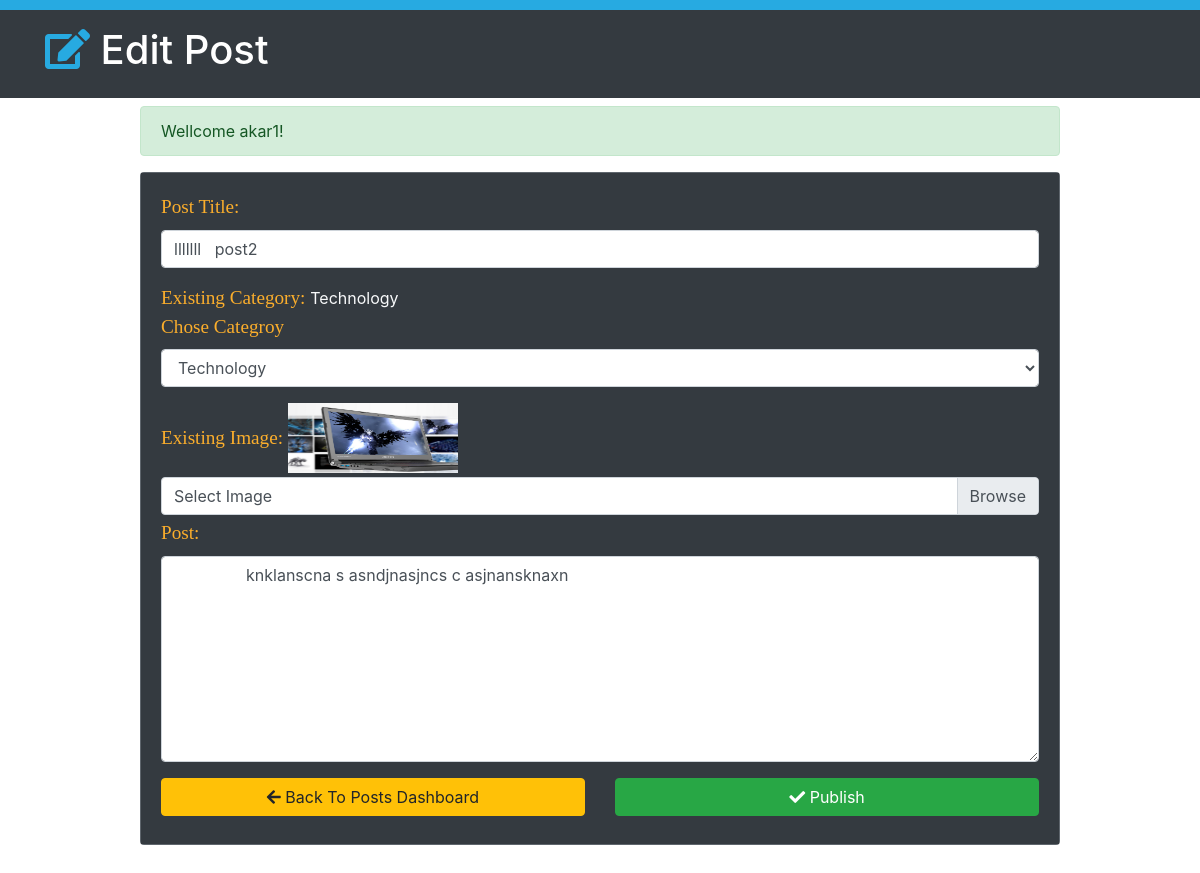
Screenshot of /aso/EditPost.php?id=58 (signed in) with the database file from the repository.
### tables this page shows
CREATE TABLE IF NOT EXISTS `posts` (
  `id` int(10) NOT NULL AUTO_INCREMENT,
  `datetime` varchar(50) NOT NULL,
  `title` varchar(300) NOT NULL,
  `category` varchar(50) NOT NULL,
  `author` varchar(50) NOT NULL,
  `image` varchar(50) NOT NULL,
  `post` varchar(10000) NOT NULL,
  PRIMARY KEY (`id`)
);

### aso/EditPost.php (the view, shortened to what this page needs)
<?php require_once("Includes/Sessions.php"); ?>
<?php
$SarchQueryParameter = $_GET['id'];
 ?>
<!DOCTYPE html>
<html lang="en">
<head>
  <link rel="stylesheet" href="https://use.fontawesome.com/releases/v5.6.3/css/all.css">
  <link rel="stylesheet" href="https://stackpath.bootstrapcdn.com/bootstrap/4.2.1/css/bootstrap.min.css">
  <link rel="stylesheet" href="Css/Styles.css">
</head>
<body>
    <div style="height:10px; background:#27aae1;"></div>
    <header class="bg-dark text-white py-3">
      <div class="container">
        <div class="row">
          <div class="col-md-12">
          <h1><i class="fas fa-edit" style="color:#27aae1;"></i> Edit Post</h1>
          </div>
        </div>
      </div>
    </header>
<section class="container py-2 mb-4">
  <div class="row">
    <div class="offset-lg-1 col-lg-10" style="min-height:400px;">
      <?php
       echo SuccessMessage();
       global $ConnectingDB;
       $sql  = "SELECT * FROM posts WHERE id='$SarchQueryParameter'";
       $stmt = $ConnectingDB ->query($sql);
       while ($DataRows=$stmt->fetch()) {
         $TitleToBeUpdated    = $DataRows['title'];
         $CategoryToBeUpdated = $DataRows['category'];
         $ImageToBeUpdated    = $DataRows['image'];
         $PostToBeUpdated     = $DataRows['post'];
       }
       ?>
      <form class="" action="EditPost.php?id=<?php echo $SarchQueryParameter; ?>" method="post" enctype="multipart/form-data">
        <div class="card bg-secondary text-light mb-3">
          <div class="card-body bg-dark">
            <div class="form-group">
              <label for="title"> <span class="FieldInfo"> Post Title: </span></label>
               <input class="form-control" type="text" name="PostTitle" id="title" placeholder="Type title here" value="<?php echo $TitleToBeUpdated; ?>">
            </div>
            <div class="form-group">
              <span class="FieldInfo">Existing Category: </span>
              <?php echo $CategoryToBeUpdated;?>
              <br>
              <label for="CategoryTitle"> <span class="FieldInfo"> Chose Categroy </span></label>
               <select class="form-control" id="CategoryTitle"  name="Category">
                 <?php
                 global $ConnectingDB;
                 $sql  = "SELECT id,title FROM category";
                 $stmt = $ConnectingDB->query($sql);
                 while ($DataRows = $stmt->fetch()) {
                   $CategoryName  = $DataRows["title"];
                  ?>
                  <option> <?php echo $CategoryName; ?></option>
                  <?php } ?>
               </select>
            </div>
            <div class="form=group mb-1">
              <span class="FieldInfo">Existing Image: </span>
              <img  class="mb-1" src="Uploads/<?php echo $ImageToBeUpdated;?>" width="170px"; height="70px"; >
              <div class="custom-file">
              <label for="imageSelect" class="custom-file-label">Select Image </label>
              </div>
            </div>
            <div class="form-group">
              <label for="Post"> <span class="FieldInfo"> Post: </span></label>
              <textarea class="form-control" id="Post" name="PostDescription" rows="8" cols="80">
                <?php echo $PostToBeUpdated;?>
              </textarea>
            </div>
            <div class="row">
              <div class="col-lg-6 mb-2">
                <a href="posts.php" class="btn btn-warning btn-block"><i class="fas fa-arrow-left"></i> Back To Posts Dashboard</a>
              </div>
              <div class="col-lg-6 mb-2">
                <button type="submit" name="Submit" class="btn btn-success btn-block">
                  <i class="fas fa-check"></i> Publish
                </button>
              </div>
            </div>
          </div>
        </div>
      </form>
    </div>
  </div>
</section>
</body>
</html>

### aso/Css/Styles.css (style rules this page uses)
.FieldInfo { color: rgb(251, 174, 44); font-family: Bitter,Georgia,"Times New Roman",Times,serif; font-size: 1.2em; }

### rows the page displays
posts: PostTitle "lllllll post2", category "Technology", image (picture), PostDescription "knklanscna s asndjnasjncs c asjnansknaxn"

### other values shown
SuccessMessage() "Wellcome akar1!"
form field Category "Technology"
